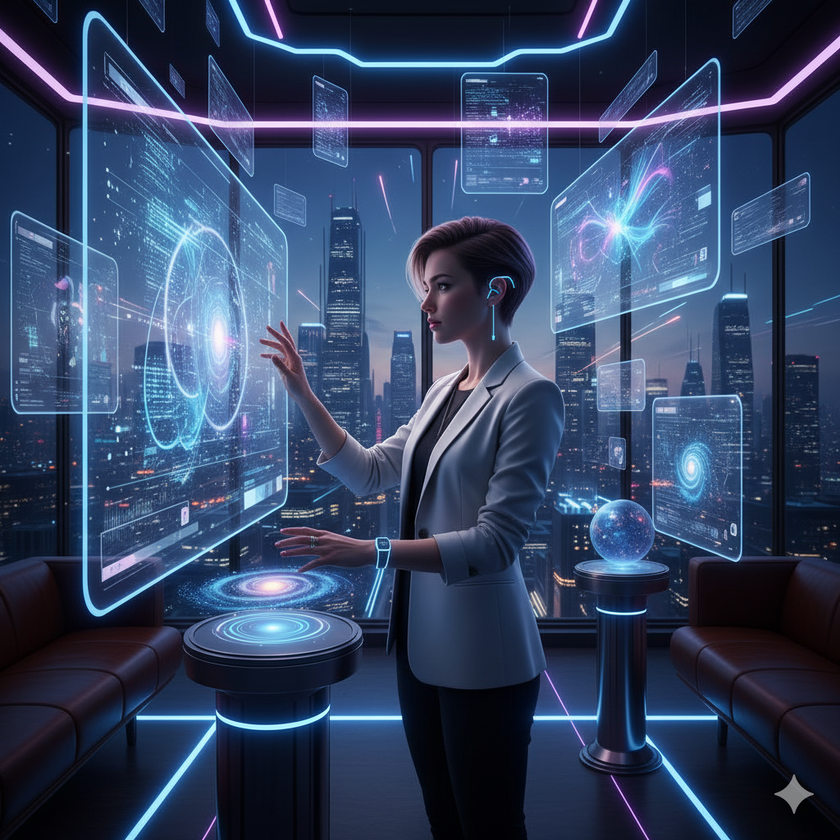
#> input picture buoi2/Gemini_Generated_Image_ywvle3ywvle3ywvl.png, 840 x 840 px, shrunk from 1024 x 1024 before the run, found by its file name
$ python bai3.py
#> lines starting #> are read from the running program, lines starting #| are printed output that depends on the picture
import cv2, sys

path = "G:/hcmute/semeter1-term2-2526/XLAS/code/buoi2/Gemini_Generated_Image_ywvle3ywvle3ywvl.png"
img = cv2.imread(path)
#> img is the input picture: shape (840, 840, 3); mean B, G, R 99.3, 68.7, 52.4
if img is None:
    sys.exit(f"Không thể mở ảnh: {path}")

edges = cv2.Canny(
    cv2.GaussianBlur(cv2.cvtColor(img, cv2.COLOR_BGR2GRAY), (5, 5), 0), 100, 200
)
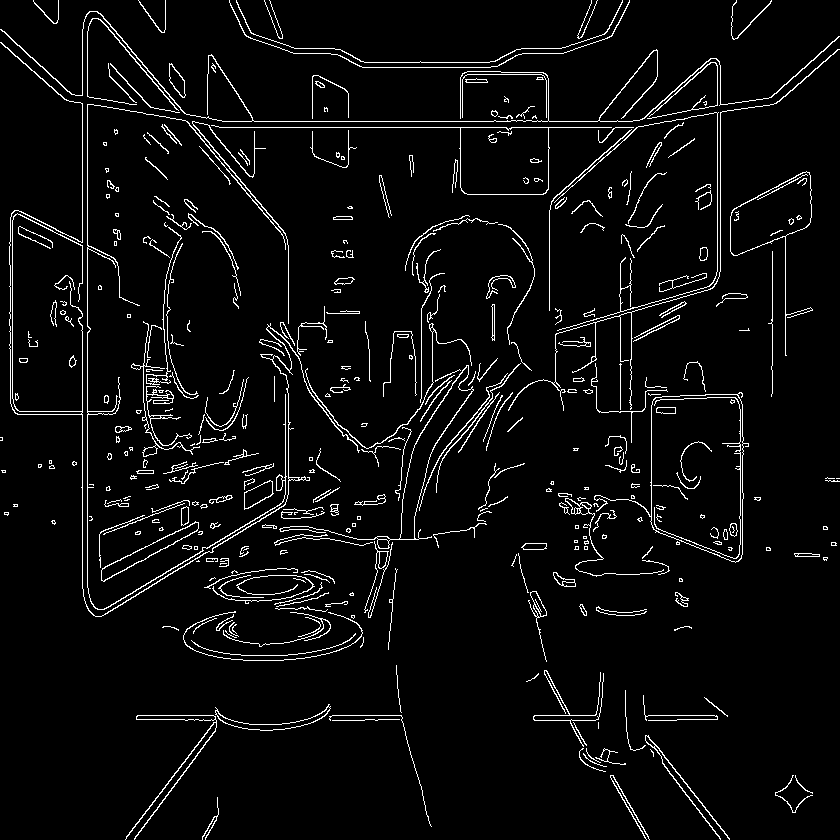
#> edges: shape (840, 840); 4.6% white in thin lines or dots

cv2.imshow("Original", img)
cv2.imshow("Edges (Canny)", edges)
cv2.waitKey(0)
cv2.destroyAllWindows()
